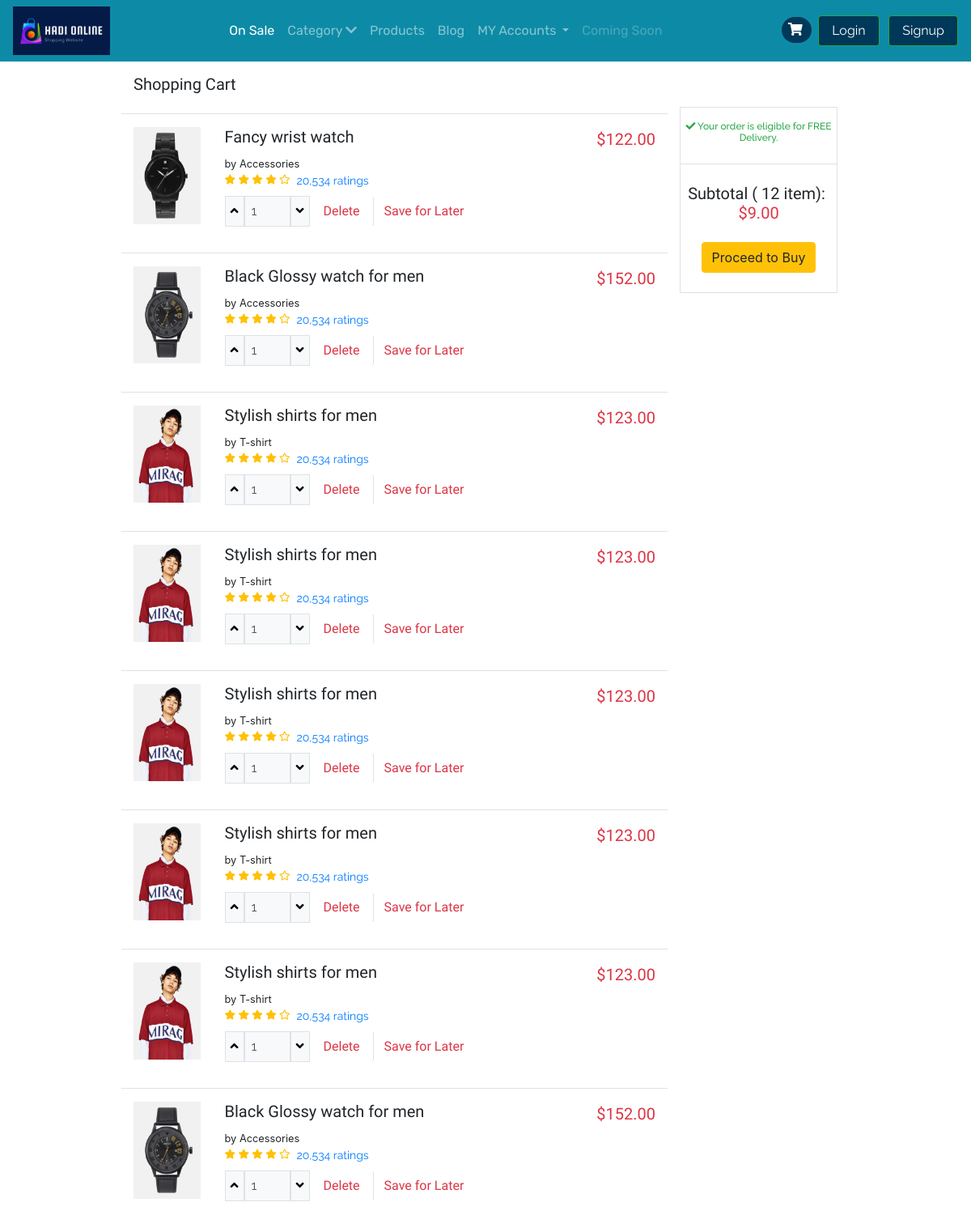
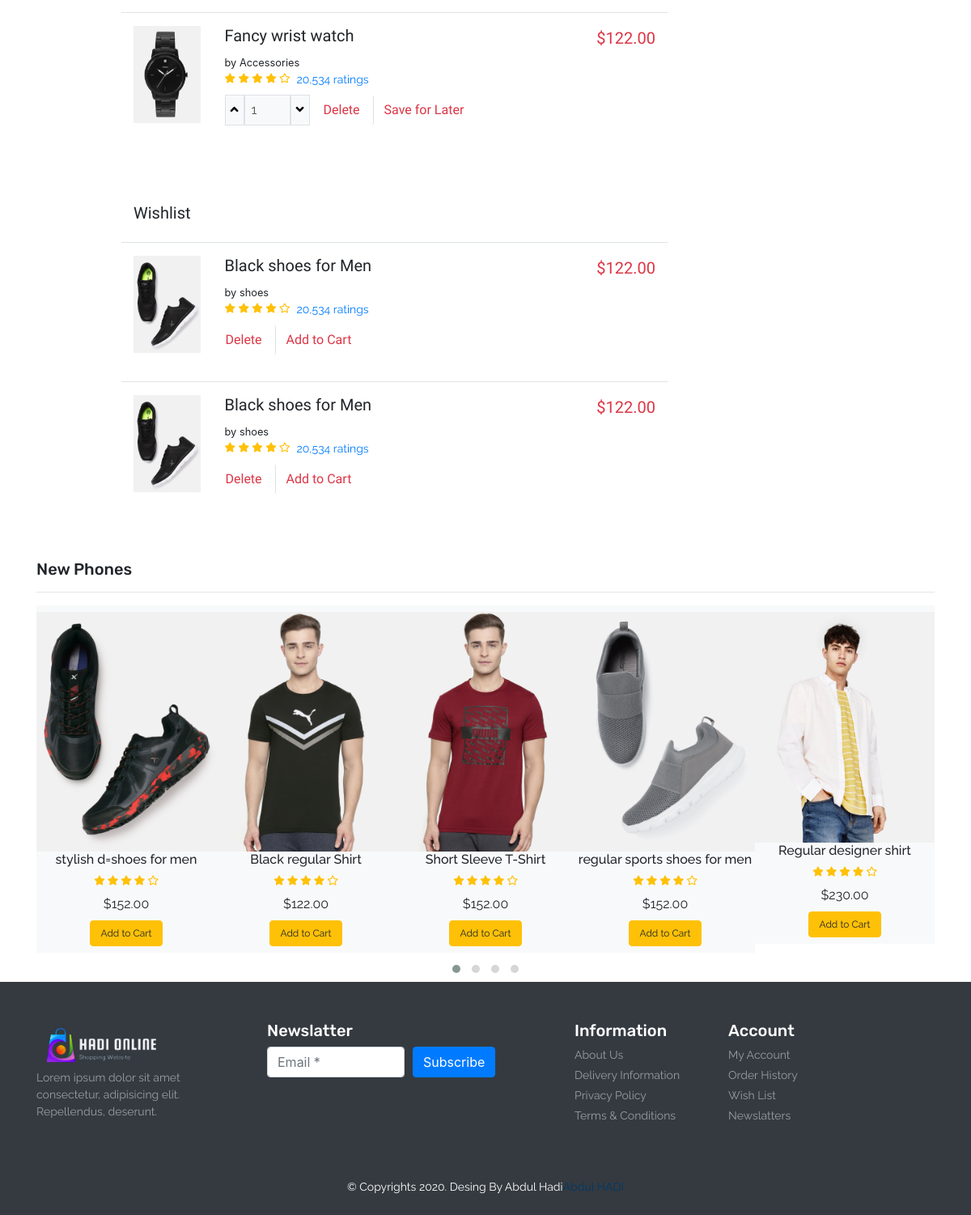
The app's page /cart.php with its own data (2 pictures, top to bottom).
### tables this page shows
CREATE TABLE `product` (
  `item_id` int(11) NOT NULL,
  `item_brand` varchar(200) NOT NULL,
  `item_name` varchar(255) NOT NULL,
  `item_price` double(10,2) NOT NULL,
  `item_image` varchar(255) NOT NULL,
  `item_register` datetime DEFAULT NULL
);

### database/Product.php (called while the page is built, shortened)
<?php
class Product
{
    public $db = null;
    public function __construct(DBController $db)
    {
        $this->db = $db;
    }
    public function getData($table = 'product'){
        $result = $this->db->con->query("SELECT * FROM {$table}");
        $resultArray = array();
        while ($item = mysqli_fetch_array($result, MYSQLI_ASSOC)){
            $resultArray[] = $item;
        }
        return $resultArray;
    }
    public function getProduct($item_id = null, $table= 'product'){
        if (isset($item_id)){
            $result = $this->db->con->query("SELECT * FROM {$table} WHERE item_id={$item_id}");
            $resultArray = array();
            while ($item = mysqli_fetch_array($result, MYSQLI_ASSOC)){
                $resultArray[] = $item;
            }
            return $resultArray;
        }
    }
}

### database/DBController.php (called while the page is built, shortened)
<?php
class DBController
{
    protected $host = 'localhost';
    protected $user = 'root';
    protected $password = '';
    protected $database = "shopee";
    public function __construct()
    {
        $this->con = mysqli_connect($this->host, $this->user, $this->password, $this->database);
    }
}

### functions.php (called while the page is built)
<?php
require ('database/DBController.php');
require ('database/Product.php');
require ('database/Cart.php');
$db = new DBController();
$product = new Product($db);
$product_shuffle = $product->getData();
$Cart = new Cart($db );

### database/Cart.php (called while the page is built, shortened)
<?php
class Cart
{
    public function getSum($arr){
        if(isset($arr)){
            $sum = 0;
            foreach ($arr as $item){
                $sum += floatval($item);
            }
            return sprintf('%.2f' , $sum);
        }
    }
    public function getCartId($cartArray = null, $key = "item_id"){
        if ($cartArray != null){
            $cart_id = array_map(function ($value) use($key){
                return $value[$key];
            }, $cartArray);
            return $cart_id;
        }
    }
}
?>

### account.php (called while the page is built, shortened)
<?php require 'navbar.php' ?>

### Template/_new-phones.php (the view, shortened to what this page needs)
<?php
shuffle($product_shuffle);
?>
<section id="new-phones">
    <div class="container">
        <h4 class="font-rubik font-size-20">New Phones</h4>
        <hr>
        <div class="owl-carousel owl-theme">
            <?php foreach ($product_shuffle as $item) { ?>
                <div class="item py-2 bg-light">
                    <div class="product font-rale">
                        <a href="<?php printf('%s?item_id=%s', 'product.php',  $item['item_id']); ?>"><img src="<?php echo $item['item_image'] ?? "./assets/products/1.png"; ?>" alt="product1" class="img-fluid"></a>
                        <div class="text-center">
                            <h6><?php echo  $item['item_name'] ?? "Unknown";  ?></h6>
                            <div class="rating text-warning font-size-12">
                                <span><i class="fas fa-star"></i></span>
                                <span><i class="fas fa-star"></i></span>
                                <span><i class="fas fa-star"></i></span>
                                <span><i class="fas fa-star"></i></span>
                                <span><i class="far fa-star"></i></span>
                            </div>
                            <div class="price py-2">
                                <span>$<?php echo $item['item_price'] ?? '0' ; ?></span>
                            </div>
                            <form method="post">
                                <?php
                                if (in_array($item['item_id'], $Cart->getCartId($product->getData('cart')) ?? [])){
                                    echo '<button type="submit" disabled class="btn btn-success font-size-12">In the Cart</button>';
                                }else{
                                    echo '<button type="submit" name="top_sale_submit" class="btn btn-warning font-size-12">Add to Cart</button>';
                                }
                                ?>
                            </form>
                        </div>
                    </div>
                </div>
            <?php }  ?>
        </div>
    </div>
</section>

### Template/_cart-template.php (shortened to what this page needs)
<section id="cart" class="py-3 mb-5">
    <div class="container-fluid w-75">
        <h5 class="font-baloo font-size-20">Shopping Cart</h5>
        <div class="row">
            <div class="col-sm-9">
                <?php
                    foreach ($product->getData('cart') as $item) :
                        $cart = $product->getProduct($item['item_id']);
                        $subTotal[] = array_map(function ($item){
                ?>
                <div class="row border-top py-3 mt-3">
                    <div class="col-sm-2">
                        <img src="<?php echo $item['item_image'] ?? "./assets/products/buy-1.jpg." ?>" style="height: 120px;" alt="cart1" class="img-fluid">
                    </div>
                    <div class="col-sm-8">
                        <h5 class="font-baloo font-size-20"><?php echo $item['item_name'] ?? "Unknown"; ?></h5>
                        <small>by <?php echo $item['item_brand'] ?? "Brand"; ?></small>
                        <div class="d-flex">
                            <div class="rating text-warning font-size-12">
                                <span><i class="fas fa-star"></i></span>
                                <span><i class="fas fa-star"></i></span>
                                <span><i class="fas fa-star"></i></span>
                                <span><i class="fas fa-star"></i></span>
                                <span><i class="far fa-star"></i></span>
                            </div>
                            <a href="#" class="px-2 font-rale font-size-14">20,534 ratings</a>
                        </div>
                        <div class="qty d-flex pt-2">
                            <div class="d-flex font-rale w-25">
                                <button class="qty-up border bg-light" data-id="<?php echo $item['item_id'] ?? '0'; ?>"><i class="fas fa-angle-up"></i></button>
                                <input type="text" data-id="<?php echo $item['item_id'] ?? '0'; ?>" class="qty_input border px-2 w-100 bg-light" disabled value="1" placeholder="1">
                                <button data-id="<?php echo $item['item_id'] ?? '0'; ?>" class="qty-down border bg-light"><i class="fas fa-angle-down"></i></button>
                            </div>
                            <form method="post">
                                <button type="submit" name="delete-cart-submit" class="btn font-baloo text-danger px-3 border-right">Delete</button>
                            </form>
                            <form method="post">
                                <button type="submit" name="wishlist-submit" class="btn font-baloo text-danger">Save for Later</button>
                            </form>
                        </div>
                    </div>
                    <div class="col-sm-2 text-right">
                        <div class="font-size-20 text-danger font-baloo">
                            $<span class="product_price" data-id="<?php echo $item['item_id'] ?? '0'; ?>"><?php echo $item['item_price'] ?? 0; ?></span>
                        </div>
                    </div>
                </div>
                <?php
                            return $item['item_price'];
                        }, $cart);
                    endforeach;
                ?>
            </div>
            <div class="col-sm-3">
                <div class="sub-total border text-center mt-2">
                    <h6 class="font-size-12 font-rale text-success py-3"><i class="fas fa-check"></i> Your order is eligible for FREE Delivery.</h6>
                    <div class="border-top py-4">
                        <h5 class="font-baloo font-size-20">Subtotal ( <?php echo isset($subTotal) ? count($subTotal) : 0; ?> item):&nbsp; <span class="text-danger">$<span class="text-danger" id="deal-price"><?php echo isset($subTotal) ? $Cart->getSum($subTotal) : 0; ?></span> </span> </h5>
                        <button type="submit" class="btn btn-warning mt-3" onclick="window.location.href='/e_commerce/checkout.php'">Proceed to Buy</button>
                    </div>
                </div>
            </div>
        </div>
    </div>
</section>

### Template/_wishilist_template.php (shortened to what this page needs)
<section id="cart" class="py-3 mb-5">
    <div class="container-fluid w-75">
        <h5 class="font-baloo font-size-20">Wishlist</h5>
        <div class="row">
            <div class="col-sm-9">
                <?php
                foreach ($product->getData('wishlist') as $item) :
                    $cart = $product->getProduct($item['item_id']);
                    $subTotal[] = array_map(function ($item){
                        ?>
                        <div class="row border-top py-3 mt-3">
                            <div class="col-sm-2">
                                <img src="<?php echo $item['item_image'] ?? "./assets/products/product-3.jpg" ?>" style="height: 120px;" alt="cart1" class="img-fluid">
                            </div>
                            <div class="col-sm-8">
                                <h5 class="font-baloo font-size-20"><?php echo $item['item_name'] ?? "Unknown"; ?></h5>
                                <small>by <?php echo $item['item_brand'] ?? "Brand"; ?></small>
                                <div class="d-flex">
                                    <div class="rating text-warning font-size-12">
                                        <span><i class="fas fa-star"></i></span>
                                        <span><i class="fas fa-star"></i></span>
                                        <span><i class="fas fa-star"></i></span>
                                        <span><i class="fas fa-star"></i></span>
                                        <span><i class="far fa-star"></i></span>
                                    </div>
                                    <a href="#" class="px-2 font-rale font-size-14">20,534 ratings</a>
                                </div>
                                <div class="qty d-flex pt-2">
                                    <form method="post">
                                        <button type="submit" name="delete-cart-submit" class="btn font-baloo text-danger pl-0 pr-3 border-right">Delete</button>
                                    </form>
                                    <form method="post">
                                        <button type="submit" name="cart-submit" class="btn font-baloo text-danger">Add to Cart</button>
                                    </form>
                                </div>
                            </div>
                            <div class="col-sm-2 text-right">
                                <div class="font-size-20 text-danger font-baloo">
                                    $<span class="product_price" data-id="<?php echo $item['item_id'] ?? '0'; ?>"><?php echo $item['item_price'] ?? 0; ?></span>
                                </div>
                            </div>
                        </div>
                        <?php
                        return $item['item_price'];
                    }, $cart);
                endforeach;
                ?>
            </div>
        </div>
    </div>
</section>

### records on screen
product: item_image (picture), item_name "Fancy wrist watch Fancy wrist watch", item_brand "Accessories Accessories", item_price "122.00 122.00"
product: item_image (picture), item_name "Black Glossy watch for men Black Glossy watch for men", item_brand "Accessories Accessories", item_price "152.00 152.00"
product: item_image (picture), item_name "Stylish shirts for men Stylish shirts for men Stylish shirts for men Stylish shirts for men Stylish shirts for men", item_brand "T-shirt T-shirt T-shirt T-shirt T-shirt", item_price "123.00 123.00 123.00 123.00 123.00"
product: item_image (picture), item_name "Black shoes for Men Black shoes for Men", item_brand "shoes shoes", item_price "122.00 122.00"
product: item_image (picture), item_name "stylish d=shoes for men", item_price "152.00"
product: item_image (picture), item_name "Black regular Shirt", item_price "122.00"
product: item_image (picture), item_name "Short Sleeve T-Shirt", item_price "152.00"
product: item_image (picture), item_name "regular sports shoes for men", item_price "152.00"
product: item_image (picture), item_name "Regular designer shirt", item_price "230.00"

### other values on screen
count($subTotal) "12"
$Cart->getSum($subTotal) "9.00"
